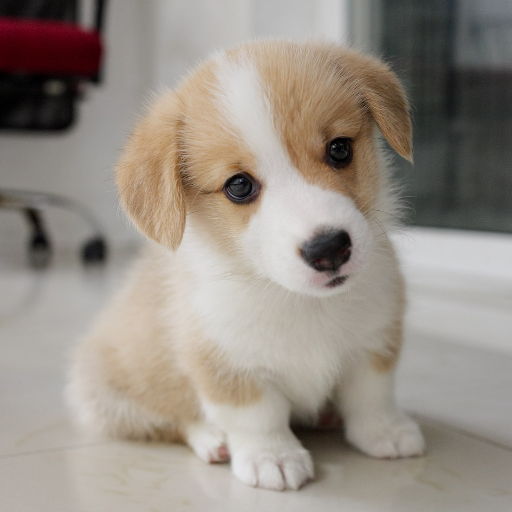
//> input picture BasicDataStructure/corji.jpg, 512 x 512 px
$ ./ROI   (built with g++ and OpenCV 4)
//> lines starting //> are read from the running program, lines starting //| are printed output that depends on the picture
/*
 * ROI.cpp
 *
 *  Created on: Aug 10, 2016
 *      Author: la
 */

#include "cv.h"
#include "highgui.h"

const char* filename = "corji.jpg";

void setROI(IplImage* src, CvRect rect, int add)
{
	cvSetImageROI( src, rect );
	cvAddS( src, cvScalar(add), src );
	cvResetImageROI( src );
}

void ROIImage_demo()
{
	IplImage* image = cvLoadImage( filename );
//> image is the input picture: 512 rows x 512 cols, CV_8UC3; mean B, G, R 134.2, 143, 151.4
	assert( image );
	CvRect roi_rect = cvRect(115, 40, 300, 255);
	IplImage* roi_img = cvCreateImageHeader (
		cvSize(roi_rect.width, roi_rect.height)	,
		image->depth,
		image->nChannels
		);
	roi_img->widthStep = image->widthStep;
	roi_img->origin = image->origin;
	roi_img->imageData = image->imageData +
			roi_rect.y * image->widthStep +
			roi_rect.x * image->nChannels;
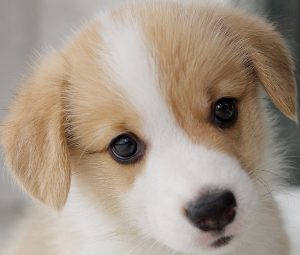
//> roi_img: 255 rows x 300 cols, CV_8UC3; mean B, G, R 136.6, 151.6, 165.8
	cvNamedWindow( "ROI_SUB" );
	cvAddS( roi_img, cvScalar(100), roi_img );
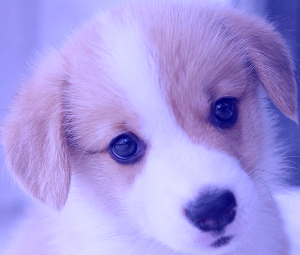
//> roi_img: 255 rows x 300 cols, CV_8UC3; mean B, G, R 224.4, 151.6, 165.8
	cvReleaseImageHeader( &roi_img );
	cvShowImage( "ROI_SUB", image );
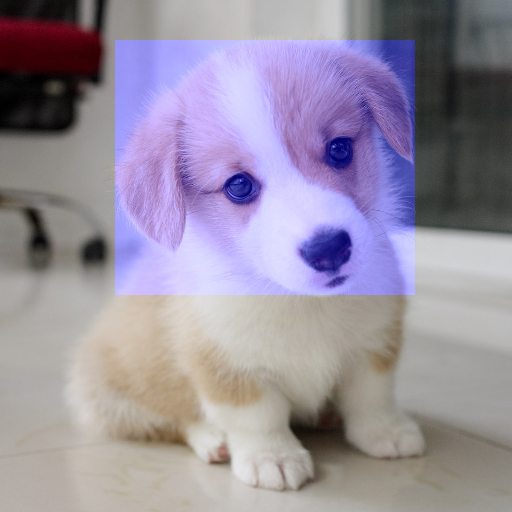
//> window 'ROI_SUB': 512 rows x 512 cols, CV_8UC3; mean B, G, R 159.8, 143, 151.4
	cvReleaseImage( &image );
	cvWaitKey( 0 );
	cvDestroyWindow( "ROI_SUB" );
}
void ROI_demo()
{
	IplImage* image = cvLoadImage( filename );
	assert( image );
	setROI( image, cvRect(115, 40, 300, 255), 100 );
	cvNamedWindow( "ROI" );
	cvShowImage( "ROI", image );
	cvReleaseImage( &image );
	cvWaitKey( 0 );
	cvDestroyWindow( "ROI" );
}

int main( int argc, char* argv[] )
{
//	ROI_demo();
	ROIImage_demo();
	return 0;
}
